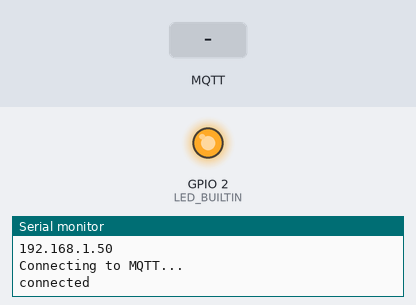
The sketch below on a simulated ESP8266 (NodeMCU). Shown: output pins drawn as LEDs (lit = HIGH, except the on-board LED, lit = LOW), the last lines printed to the serial monitor. The inputs (shaded band) are chosen by the test bench. WiFi joins after 1.5 s; servers stay silent unless stated; no MQTT or app messages arrive unless stated.

Above: at 2.7 s.
2.8 s: MQTT message "#off" arrives on the first subscribed topic
At 3.2 s:
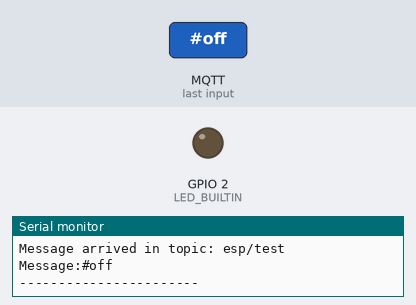
4.3 s: MQTT message "#on" arrives on the first subscribed topic
At 5.5 s:
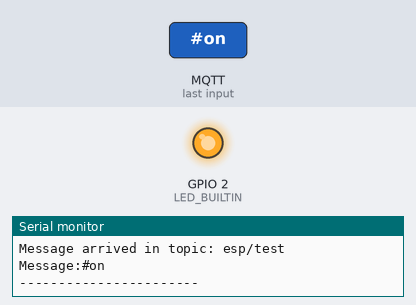
Timing chart, 0 to 7.3 s (numbered marks = the images above; inputs shaded):
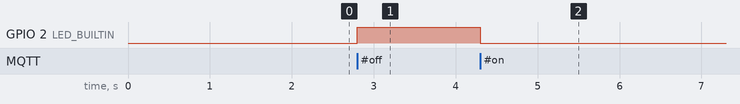

The sketch:

esp8266-basic.ino
```cpp
#include <ESP8266WiFi.h>
#include <PubSubClient.h>

#define wifi_ssid "mobile@lsong.org"
#define wifi_pass "song940@163.com"

#define mqtt_server "lsong.me"
#define mqtt_user "your_username"
#define mqtt_password "your_password"

WiFiClient wifi;
PubSubClient mqtt(wifi);

void setup()
{
  pinMode(LED_BUILTIN, OUTPUT);
  Serial.begin(115200);
  Serial.println();
  Serial.print("Connecting to ");
  Serial.println(wifi_ssid);

  WiFi.begin(wifi_ssid, wifi_pass);
  while (WiFi.status() != WL_CONNECTED)
  {
    delay(500);
    Serial.print(".");
  }

  Serial.println("");
  Serial.println("WiFi connected");
  Serial.println("IP address: ");
  Serial.println(WiFi.localIP());

  mqtt.setServer(mqtt_server, 1883);
  mqtt.setCallback(MQTTcallback);

  while (!mqtt.connected())
  {
    Serial.println("Connecting to MQTT...");
    if (mqtt.connect("esp8266-basic"))
    {
      Serial.println("connected");
    }
    else
    {
      Serial.print("failed with state ");
      Serial.println(mqtt.state()); //If you get state 5: mismatch in configuration
      delay(2000);
    }
  }

  mqtt.publish("esp/test", "Hello from ESP8266");
  mqtt.subscribe("esp/test");
}

void loop()
{
  mqtt.loop();
}

void MQTTcallback(char *topic, byte *payload, unsigned int length)
{

  Serial.print("Message arrived in topic: ");
  Serial.println(topic);

  Serial.print("Message:");

  String message;
  for (int i = 0; i < length; i++)
  {
    message = message + (char)payload[i]; //Conver *byte to String
  }
  Serial.print(message);
  if (message == "#on")
  {
    digitalWrite(LED_BUILTIN, LOW);
  } //LED_BUILTIN on
  if (message == "#off")
  {
    digitalWrite(LED_BUILTIN, HIGH);
  } //LED_BUILTIN off

  Serial.println();
  Serial.println("-----------------------");
}
```

Measured:
- after the input at 2.8 s, GPIO 2 (LED_BUILTIN): LOW → HIGH at once
- after the input at 4.3 s, GPIO 2 (LED_BUILTIN): HIGH → LOW at once
